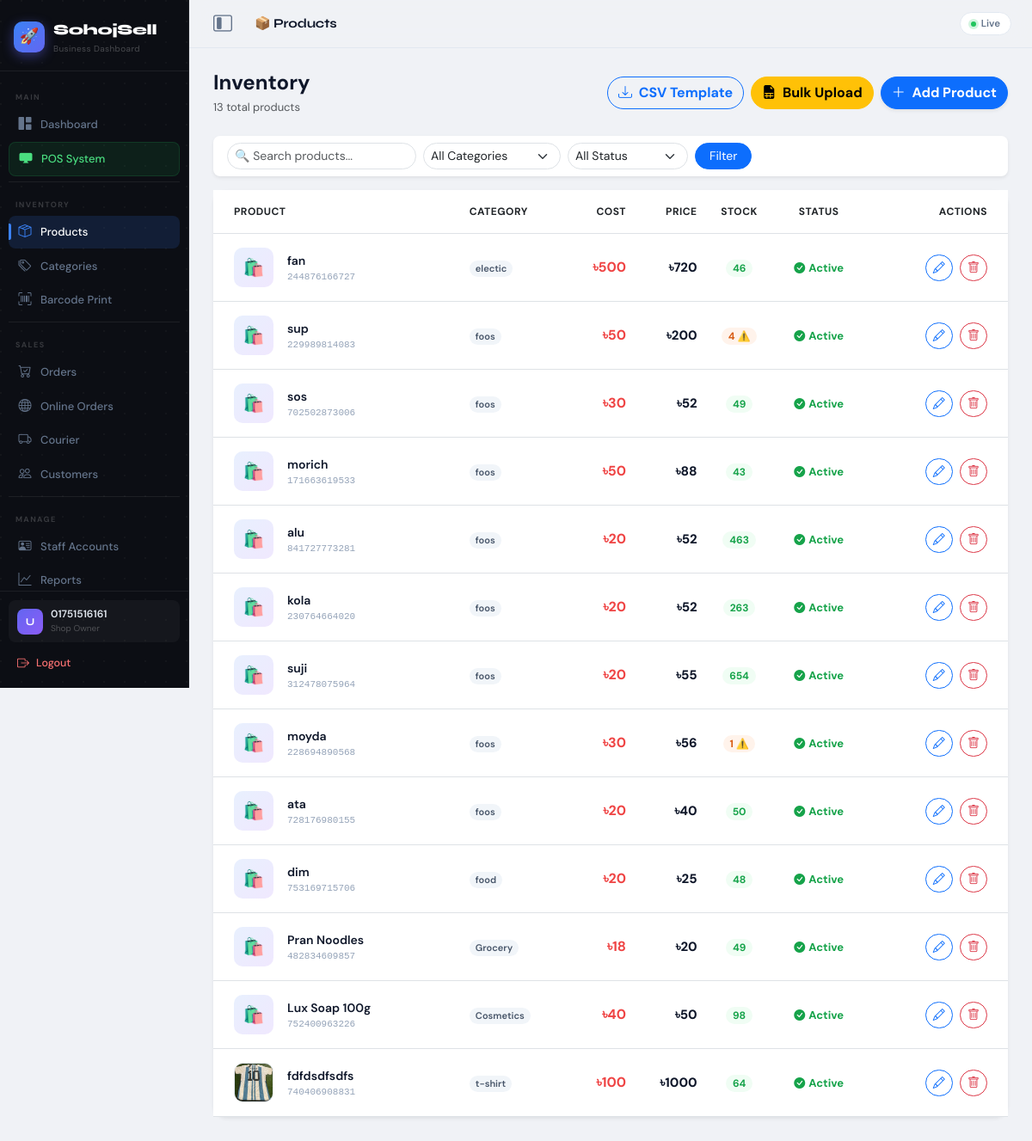
The app's page /products/ (signed in) with its own data.
### accounts/models.py (models this page shows, shortened)
class User(AbstractBaseUser, PermissionsMixin):
    phone_number = models.CharField(max_length=15, unique=True, verbose_name='Phone Number')
    name = models.CharField(max_length=100, blank=True, null=True, verbose_name='Full Name')
    is_active = models.BooleanField(default=True)
    is_staff = models.BooleanField(default=False)
    date_joined = models.DateTimeField(auto_now_add=True)
    objects = UserManager()
    USERNAME_FIELD = 'phone_number'
    REQUIRED_FIELDS = []

### store/models.py (models this page shows, shortened)
class Product(models.Model):
    shop = models.ForeignKey(Shop, on_delete=models.CASCADE, related_name='products')
    category = models.ForeignKey(Category, on_delete=models.SET_NULL, null=True, blank=True)
    name = models.CharField(max_length=200)
    description = models.TextField(blank=True, null=True, help_text='Product description for storefront')
    image = models.ImageField(upload_to='products/', blank=True, null=True)
    price = models.DecimalField(max_digits=10, decimal_places=2)
    cost_price = models.DecimalField(max_digits=10, decimal_places=2, default=0.00)
    stock_quantity = models.PositiveIntegerField(default=0)
    barcode = models.CharField(max_length=50, blank=True, null=True, unique=True, help_text='Leave blank to auto-generate')
    is_active = models.BooleanField(default=True)
    created_at = models.DateTimeField(auto_now_add=True)

class Category(models.Model):
    shop = models.ForeignKey(Shop, on_delete=models.CASCADE, related_name='categories')
    name = models.CharField(max_length=100)

### store/views.py (the view)
# urls.py: path('products/', views.product_list, name='product_list'),
@login_required(login_url='/accounts/login/')
def product_list(request):
    shop = request.user.shop
    products = Product.objects.filter(shop=shop).select_related('category').order_by('-created_at')
    q = request.GET.get('q', '')
    if q:
        products = products.filter(name__icontains=q)
    cat_id = request.GET.get('cat', '')
    if cat_id:
        products = products.filter(category__id=cat_id)
    status = request.GET.get('status', '')
    if status == 'active':
        products = products.filter(is_active=True)
    elif status == 'inactive':
        products = products.filter(is_active=False)
    elif status == 'low':
        products = products.filter(stock_quantity__lt=5)
    paginator = Paginator(products, 20)
    page = request.GET.get('page', 1)
    try:
        page_obj = paginator.page(page)
    except (EmptyPage, PageNotAnInteger):
        page_obj = paginator.page(1)
    categories = Category.objects.filter(shop=shop)
    return render(request, 'store/products.html', {'page_obj': page_obj, 'categories': categories, 'shop': shop})

### store/models.py (called while the page is built)
    def days_remaining(self):
        from django.utils import timezone
        today = timezone.now().date()
        if self.subscription_plan == 'Free':
            diff = (self.trial_ends_at.date() - today).days
        elif self.valid_until:
            diff = (self.valid_until - today).days
        else:
            return 0
        return max(0, diff)

### store/templates/store/products.html (shortened to what this page needs)
{% extends 'store/base.html' %}
{% block page_title %}📦 Products{% endblock %}
{% block content %}
<div class="d-flex justify-content-between align-items-center mb-4 flex-wrap gap-2">
  <div>
    <h4 class="fw-bold mb-1">Inventory</h4>
    <p class="text-muted mb-0" style="font-size:13px;">
      {{ page_obj.paginator.count }} total products
    </p>
  </div>
  <div class="d-flex gap-2">
    <a href="{% url 'download_csv_template' %}" class="btn btn-outline-primary fw-bold rounded-pill">
      <i class="bi bi-download me-1"></i> CSV Template
    </a>
    <button type="button" class="btn btn-warning fw-bold rounded-pill" data-bs-toggle="modal" data-bs-target="#bulkUploadModal">
      <i class="bi bi-file-earmark-spreadsheet-fill me-1"></i> Bulk Upload
    </button>
    <a href="{% url 'add_product' %}" class="btn btn-primary fw-bold rounded-pill shadow-sm">
      <i class="bi bi-plus-lg me-1"></i> Add Product
    </a>
  </div>
</div>
<div class="card border-0 shadow-sm rounded-3 mb-3">
  <div class="card-body py-2 px-3">
    <form method="GET" class="d-flex gap-2 flex-wrap align-items-center">
      <input type="text" name="q" value="{{ request.GET.q }}" class="form-control form-control-sm rounded-pill" style="max-width:220px;" placeholder="🔍 Search products...">
      <select name="cat" class="form-select form-select-sm rounded-pill" style="max-width:160px;">
        <option value="">All Categories</option>
      </select>
      <select name="status" class="form-select form-select-sm rounded-pill" style="max-width:140px;">
        <option value="">All Status</option>
      </select>
      <button type="submit" class="btn btn-primary btn-sm rounded-pill px-3">Filter</button>
    </form>
  </div>
</div>
<div class="card border-0 shadow-sm rounded-4">
  <div class="table-responsive">
    <table class="table table-hover align-middle mb-0">
      <thead style="background:#f8fafc;">
        <tr style="font-size:12px; color:#64748b; font-weight:700; text-transform:uppercase; letter-spacing:.5px;">
          <th class="px-4 py-3">Product</th>
          <th class="py-3">Category</th>
          <th class="py-3 text-end">Cost</th>
          <th class="py-3 text-end">Price</th>
          <th class="py-3 text-center">Stock</th>
          <th class="py-3 text-center">Status</th>
          <th class="py-3 text-end px-4">Actions</th>
        </tr>
      </thead>
      <tbody>
        {% for product in page_obj %}
        <tr>
          <td class="px-4 py-3">
            <div class="d-flex align-items-center gap-3">
              {% if product.image %}
              <img src="{{ product.image.url }}" style="width:46px;height:46px;border-radius:10px;object-fit:cover;border:1px solid #e2e8f0;">
              {% else %}
              <div style="width:46px;height:46px;border-radius:10px;background:linear-gradient(135deg,#e8f0fe,#f0e8fe);display:flex;align-items:center;justify-content:center;font-size:20px;">🛍️</div>
              {% endif %}
              <div>
                <div class="fw-semibold" style="font-size:14px;color:#0f172a;">{{ product.name }}</div>
                {% if product.barcode %}<div style="font-size:11px;color:#94a3b8;font-family:monospace;">{{ product.barcode }}</div>{% endif %}
              </div>
            </div>
          </td>
          <td><span class="badge rounded-pill" style="background:#f1f5f9;color:#475569;font-weight:600;font-size:11px;">{{ product.category.name|default:"—" }}</span></td>
          <td class="text-end" style="color:#ef4444;font-weight:700;">৳{{ product.cost_price|floatformat:0 }}</td>
          <td class="text-end" style="color:#0f172a;font-weight:800;font-size:15px;">৳{{ product.price|floatformat:0 }}</td>
          <td class="text-center">
            {% if product.stock_quantity == 0 %}
            <span class="badge bg-danger rounded-pill">Out of Stock</span>
            {% elif product.stock_quantity <= 5 %}
            <span class="badge rounded-pill" style="background:#fff3eb;color:#d85c14;font-weight:700;">{{ product.stock_quantity }} ⚠️</span>
            {% else %}
            <span class="badge rounded-pill" style="background:#f0fdf4;color:#16a34a;font-weight:700;">{{ product.stock_quantity }}</span>
            {% endif %}
          </td>
          <td class="text-center">
            {% if product.is_active %}
            <span style="font-size:13px;color:#16a34a;font-weight:700;"><i class="bi bi-check-circle-fill me-1"></i>Active</span>
            {% else %}
            <span style="font-size:13px;color:#94a3b8;font-weight:600;"><i class="bi bi-x-circle me-1"></i>Off</span>
            {% endif %}
          </td>
          <td class="text-end px-4">
            <a href="{% url 'edit_product' product.id %}" class="btn btn-sm btn-outline-primary rounded-pill me-1"><i class="bi bi-pencil"></i></a>
            <a href="{% url 'delete_product' product.id %}" class="btn btn-sm btn-outline-danger rounded-pill"><i class="bi bi-trash"></i></a>
          </td>
        </tr>
        {% endfor %}
      </tbody>
    </table>
  </div>
</div>
{% endblock %}

### store/templates/store/base.html (shortened to what this page needs)
<!DOCTYPE html>
<html lang="en">
<head>
    <link href="https://cdn.jsdelivr.net/npm/bootstrap@5.3.0/dist/css/bootstrap.min.css" rel="stylesheet">
    <link rel="stylesheet" href="https://cdn.jsdelivr.net/npm/bootstrap-icons@1.10.5/font/bootstrap-icons.css">
</head>
<body>
<div class="app-shell">
  <aside class="sidebar" id="sidebar">
    <div class="sb-logo">
      <div class="sb-logo-row">
        <div class="sb-logo-icon">🚀</div>
        <div>
          <div class="sb-logo-text">SohojSell</div>
          <div class="sb-logo-sub">Business Dashboard</div>
        </div>
      </div>
    </div>
    <nav class="sb-nav">
      {% if request.user.is_superuser %}
        <div class="sb-label">Master</div>
        <a href="{% url 'master_dashboard' %}" class="sb-link {% if '/saas-master/' in request.path %}active{% endif %}">
          <i class="bi bi-rocket-takeoff-fill"></i> <span class="sb-text-hide">Master HQ</span>
        </a>
        <a href="{% url 'manage_shops' %}" class="sb-link"><i class="bi bi-shop-window"></i> <span class="sb-text-hide">Manage Shops</span></a>
        <a href="{% url 'all_users' %}" class="sb-link"><i class="bi bi-people-fill"></i> <span class="sb-text-hide">All Users</span></a>
        <a href="{% url 'master_billing' %}" class="sb-link"><i class="bi bi-wallet2"></i> <span class="sb-text-hide">Packages & Billing</span></a>
        <a href="{% url 'master_settings' %}" class="sb-link"><i class="bi bi-chat-dots-fill"></i> <span class="sb-text-hide">Master Setting</span></a>
      {% else %}
        <div class="sb-label">Main</div>
        <a href="{% url 'dashboard' %}" class="sb-link {% if request.resolver_match.url_name == 'dashboard' %}active{% endif %}">
          <i class="bi bi-grid-1x2-fill"></i> <span class="sb-text-hide">Dashboard</span>
        </a>
        {% if not request.user.is_shop_staff or request.user.staff_profile.can_use_pos %}
        <a href="{% url 'pos' %}" class="sb-link pos {% if request.resolver_match.url_name == 'pos' %}active{% endif %}">
          <i class="bi bi-display-fill"></i> <span class="sb-text-hide">POS System</span>
        </a>
        {% endif %}
        {% if not request.user.is_shop_staff or request.user.staff_profile.can_manage_products %}
        <div class="sb-sep"></div>
        <div class="sb-label">Inventory</div>
        <a href="{% url 'product_list' %}" class="sb-link {% if request.resolver_match.url_name == 'product_list' %}active{% endif %}">
          <i class="bi bi-box-seam"></i> <span class="sb-text-hide">Products</span>
        </a>
        <a href="{% url 'category_list' %}" class="sb-link {% if request.resolver_match.url_name == 'category_list' %}active{% endif %}">
          <i class="bi bi-tags"></i> <span class="sb-text-hide">Categories</span>
        </a>
        <a href="{% url 'barcode_print' %}" class="sb-link {% if request.resolver_match.url_name == 'barcode_print' %}active{% endif %}">
          <i class="bi bi-upc-scan"></i> <span class="sb-text-hide">Barcode Print</span>
        </a>
        {% endif %}
        {% if not request.user.is_shop_staff or request.user.staff_profile.can_manage_orders or request.user.staff_profile.can_manage_customers %}
        <div class="sb-sep"></div>
        <div class="sb-label">Sales</div>
        {% if not request.user.is_shop_staff or request.user.staff_profile.can_manage_orders %}
        <a href="{% url 'order_list' %}" class="sb-link {% if request.resolver_match.url_name == 'order_list' %}active{% endif %}">
          <i class="bi bi-cart-check"></i> <span class="sb-text-hide">Orders</span>
        </a>
        <a href="{% url 'storefront_orders' %}" class="sb-link {% if request.resolver_match.url_name == 'storefront_orders' %}active{% endif %}">
          <i class="bi bi-globe"></i> <span class="sb-text-hide">Online Orders</span>
        </a>
        <a href="{% url 'courier' %}" class="sb-link {% if request.resolver_match.url_name == 'courier' %}active{% endif %}">
          <i class="bi bi-truck"></i> <span class="sb-text-hide">Courier</span>
        </a>
        {% endif %}
        {% if not request.user.is_shop_staff or request.user.staff_profile.can_manage_customers %}
        <a href="{% url 'customer_list' %}" class="sb-link {% if request.resolver_match.url_name == 'customer_list' %}active{% endif %}">
          <i class="bi bi-people"></i> <span class="sb-text-hide">Customers</span>
        </a>
        {% endif %}
        {% endif %}
        {% if not request.user.is_shop_staff or request.user.staff_profile.can_view_reports or request.user.staff_profile.can_manage_settings %}
        <div class="sb-sep"></div>
        <div class="sb-label">Manage</div>
        {% if not request.user.is_shop_staff or request.user.staff_profile.can_manage_settings %}
        <a href="{% url 'staff_list' %}" class="sb-link {% if 'staff' in request.path %}active{% endif %}">
          <i class="bi bi-person-vcard"></i> <span class="sb-text-hide">Staff Accounts</span>
        </a>
        {% endif %}
        {% if not request.user.is_shop_staff or request.user.staff_profile.can_view_reports %}
        <a href="{% url 'reports' %}" class="sb-link {% if request.resolver_match.url_name == 'reports' %}active{% endif %}">
          <i class="bi bi-graph-up"></i> <span class="sb-text-hide">Reports</span>
        </a>
        {% endif %}
        {% endif %}
      {% endif %}
    </nav>
    <div class="sb-bottom">
      <div class="sb-user">
        <div class="sb-avatar">{{ request.user.name|default:"U"|first|upper }}</div>
        <div>
          <div class="sb-u-name">{{ request.user.name|default:request.user.phone_number }}</div>
          <div class="sb-u-role">
            {% if request.user.is_superuser %}Super Admin
            {% elif request.user.is_shop_staff %}Staff
            {% else %}Shop Owner{% endif %}
          </div>
        </div>
      </div>
      <a href="{% url 'logout' %}" class="sb-logout">
        <i class="bi bi-box-arrow-right"></i> <span class="sb-text-hide">Logout</span>
      </a>
    </div>
  </aside>
  <div class="main-area">
    <div class="topbar">
      <button class="desktop-toggle" onclick="toggleDesktopSidebar()" aria-label="Toggle Sidebar" title="Minimize Sidebar">
        <i class="bi bi-layout-sidebar-inset"></i>
      </button>
      <div class="topbar-title">{% block page_title %}Dashboard{% endblock %}</div>
      <div class="topbar-right">
        <div class="live-pill">
          <span class="live-dot"></span> Live
        </div>
      </div>
    </div>
    <div class="page-content">
      {% block content %}{% endblock %}
    </div>
  </div>
</div>
</body>
</html>

### records on screen
User: user.name|first "U", user.name "01751516161"
Product: name "fan", barcode "244876166727", category.name "electic", cost_price "500", price "720", stock_quantity "46", is_active True (drawn)
Product: name "sup", barcode "229989814083", category.name "foos", cost_price "50", price "200", stock_quantity "4", is_active True (drawn)
Product: name "sos", barcode "702502873006", category.name "foos", cost_price "30", price "52", stock_quantity "49", is_active True (drawn)
Product: name "morich", barcode "171663619533", category.name "foos", cost_price "50", price "88", stock_quantity "43", is_active True (drawn)
Product: name "alu", barcode "841727773281", category.name "foos", cost_price "20", price "52", stock_quantity "463", is_active True (drawn)
Product: name "kola", barcode "230764664020", category.name "foos", cost_price "20", price "52", stock_quantity "263", is_active True (drawn)
Product: name "suji", barcode "312478075964", category.name "foos", cost_price "20", price "55", stock_quantity "654", is_active True (drawn)
Product: name "moyda", barcode "228694890568", category.name "foos", cost_price "30", price "56", stock_quantity "1", is_active True (drawn)
Product: name "ata", barcode "728176980155", category.name "foos", cost_price "20", price "40", stock_quantity "50", is_active True (drawn)
Product: name "dim", barcode "753169715706", category.name "food", cost_price "20", price "25", stock_quantity "48", is_active True (drawn)
Product: name "Pran Noodles", barcode "482834609857", category.name "Grocery", cost_price "18", price "20", stock_quantity "49", is_active True (drawn)
Product: name "Lux Soap 100g", barcode "752400963226", category.name "Cosmetics", cost_price "40", price "50", stock_quantity "98", is_active True (drawn)
Product: image (picture), name "fdfdsdfsdfs", barcode "740406908831", category.name "t-shirt", cost_price "100", price "1000", stock_quantity "64", is_active True (drawn)

### other values on screen
{{ page_obj.paginator.count }} "13"
